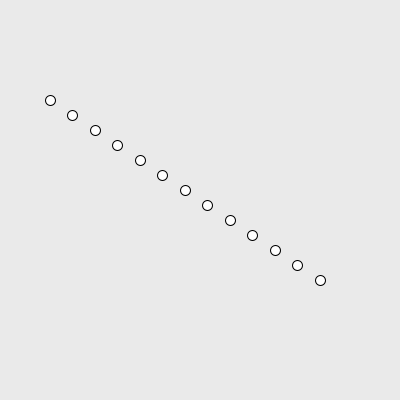
Frame 1 (no input)
Frame 60 (the mouse pressed at the canvas centre just before this capture): identical to frame 1, image omitted
Frame 120 (the mouse held since frame 60 and released just before this capture): identical to frame 1, image omitted

The Processing sketch that drew this single still picture (run headless with seeded random() and noise(); from frame 60 on, the mouse is pressed at the canvas centre):

// Processing sketch: seojin_week03_2
// ── seojin_week03_2.pde
float x1;
float y1;
float x2;
float y2;

void setup(){
 size(400, 400);
 
 x1 = 50;
 y1 = 100;
 x2 = 320;
 y2 = 280;
}

void draw(){
  background(234);
  
  int numDots = 13;
  float spacing = 1.0 / (numDots - 1);
  for (int i =0; i< numDots; i++){
   float nx = lerp(x1, x2, spacing*i);
   float ny = lerp(y1, y2, spacing*i);
   ellipse(nx, ny, 10, 10);
  }
}
